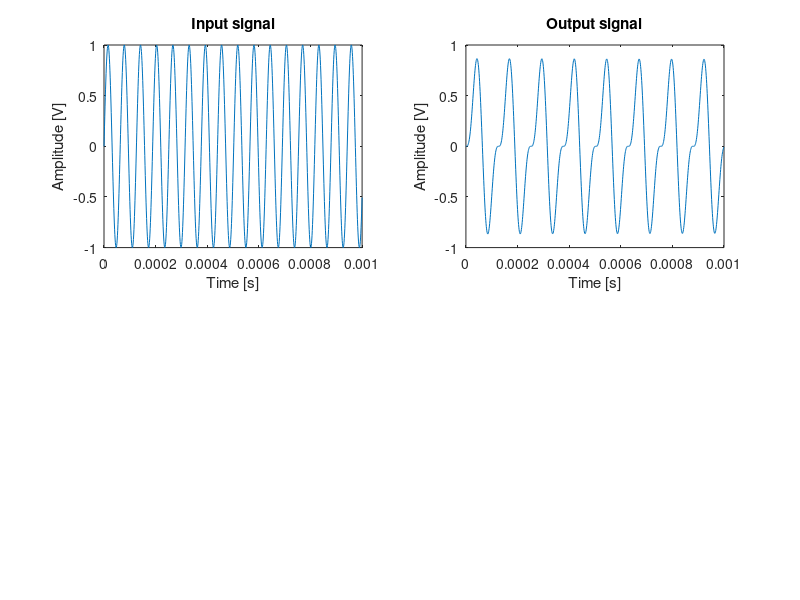

This figure's MATLAB source: (Note: this script raises an error after producing the figure.)
%----------- Parameters -----------%

L = 2e-4;                   % [H]
C1 = 1e-6;                  % [F]
C2 = 1e-6;                  % [F]
R = 50;                     % [ohm]
T = 1e-6;                   % Sampling rate [s]

f = 1e5;
input = @(x) sin(f*x);      % Input function
t = [0:T:1e3*T];            % Timevector for simulation
u = input(t);               % Inputvector

Q_e = eye(3)*1e-4;          % Process noise covariance
R_e = 1*1e-1;               % Measurement noise covariance

%----------- Discrete time state space representation -----------%

% Continuous time matrices
A_bar = [0,0,-1/L;0,-R/C1,R/C1;1/C2,R/C2,-R/C2];    
B_bar = [1/L;0;0];
C = [0,0,1];
D = 0;

% Discrete time matrices
A = expm(A_bar*T);
%syms tau
%B = int(expm(A*(T-tau))*B_bar,0,T);
B = 1e-6 * B_bar;

% State space model
sys = ss(A,B,C,D,T);

%----------- Computation -----------%

subplot(2,2,1)
plot(t,u)
xlabel('Time [s]');
ylabel('Amplitude [V]');
title('Input signal');

y1 = lsim(sys,u,t);
subplot(2,2,2)
plot(t,y1)
xlabel('Time [s]');
ylabel('Amplitude [V]');
title('Output signal');

[x,y2] = noisy_model(sys,R_e,Q_e,t,u);
subplot(2,2,3)
plot(t,y2)
xlabel('Time [s]');
ylabel('Amplitude [V]');
title('Noisy output signal');

y3 = kalman_filter(sys,R_e,Q_e,u,y2);
subplot(2,2,4)
plot(t,y3)
xlabel('Time [s]');
ylabel('Amplitude [V]');
title('Filtered output signal');

